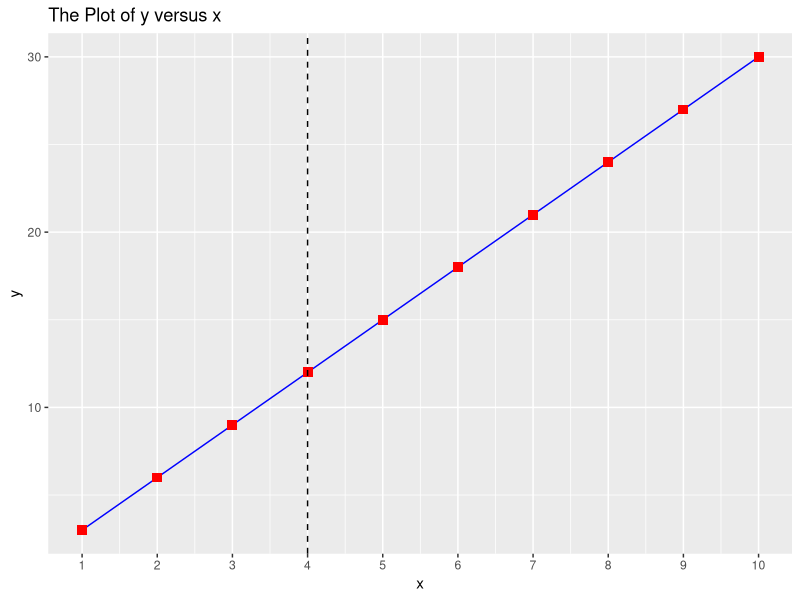
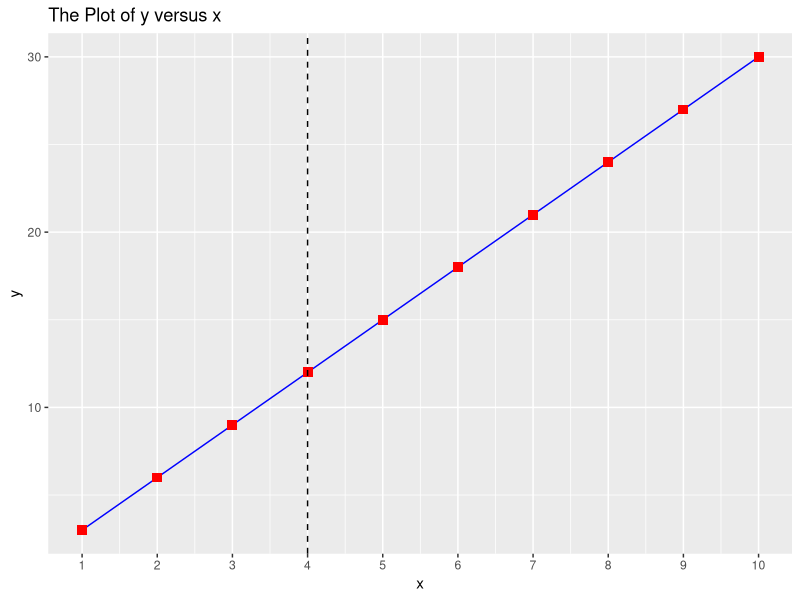

Recreate these plots in R, in order.
library(ggplot2)

data <- data.frame(x=1:10, y=(1:10)*3)

ggplot(data, aes(x = x, y = y))+
  geom_line(color='blue')+
  geom_point(size = 3, color='red', shape=15)+
  ggtitle("The Plot of y versus x")+
  geom_vline(xintercept = 4, linetype=14)+
  scale_x_continuous(breaks=1:10)


ggsave("example.png", width = 7, height = 5)
